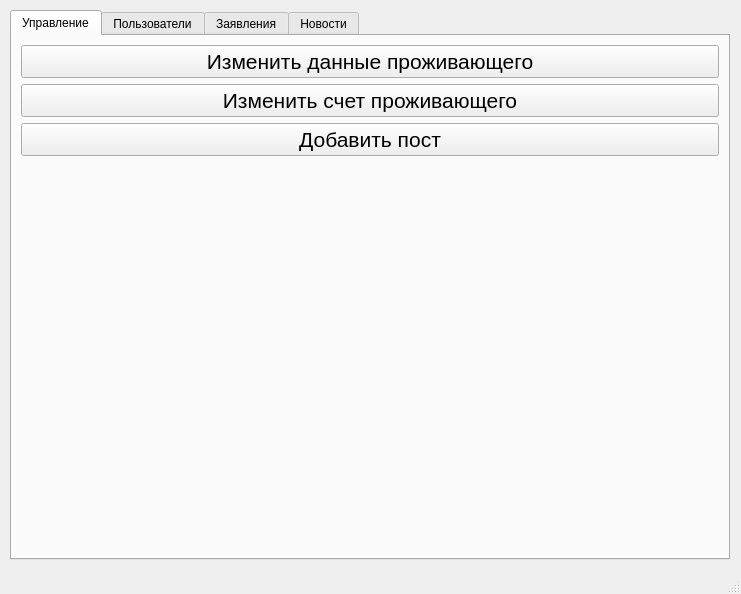
<?xml version="1.0" encoding="UTF-8"?>
<ui version="4.0">
 <class>MainWindow</class>
 <widget class="QMainWindow" name="MainWindow">
  <property name="geometry">
   <rect>
    <x>0</x>
    <y>0</y>
    <width>741</width>
    <height>594</height>
   </rect>
  </property>
  <property name="windowTitle">
   <string>MainWindow</string>
  </property>
  <widget class="QWidget" name="centralwidget">
   <widget class="QTabWidget" name="tabWidget">
    <property name="geometry">
     <rect>
      <x>10</x>
      <y>10</y>
      <width>720</width>
      <height>550</height>
     </rect>
    </property>
    <property name="sizePolicy">
     <sizepolicy hsizetype="Minimum" vsizetype="Expanding">
      <horstretch>0</horstretch>
      <verstretch>0</verstretch>
     </sizepolicy>
    </property>
    <property name="currentIndex">
     <number>0</number>
    </property>
    <widget class="QWidget" name="tab">
     <attribute name="title">
      <string>Управление</string>
     </attribute>
     <layout class="QVBoxLayout" name="verticalLayout_2">
      <item>
       <widget class="QPushButton" name="changedata">
        <property name="font">
         <font>
          <pointsize>16</pointsize>
         </font>
        </property>
        <property name="text">
         <string>Изменить данные проживающего</string>
        </property>
        <property name="iconSize">
         <size>
          <width>16</width>
          <height>16</height>
         </size>
        </property>
       </widget>
      </item>
      <item>
       <widget class="QPushButton" name="changesumma">
        <property name="font">
         <font>
          <pointsize>16</pointsize>
         </font>
        </property>
        <property name="text">
         <string>Изменить счет проживающего</string>
        </property>
       </widget>
      </item>
      <item>
       <widget class="QPushButton" name="addpost">
        <property name="enabled">
         <bool>true</bool>
        </property>
        <property name="sizePolicy">
         <sizepolicy hsizetype="Minimum" vsizetype="Maximum">
          <horstretch>0</horstretch>
          <verstretch>0</verstretch>
         </sizepolicy>
        </property>
        <property name="font">
         <font>
          <pointsize>16</pointsize>
         </font>
        </property>
        <property name="text">
         <string>Добавить пост</string>
        </property>
       </widget>
      </item>
      <item>
       <spacer name="verticalSpacer">
        <property name="orientation">
         <enum>Qt::Orientation::Vertical</enum>
        </property>
        <property name="sizeHint" stdset="0">
         <size>
          <width>20</width>
          <height>40</height>
         </size>
        </property>
       </spacer>
      </item>
     </layout>
    </widget>
    <widget class="QWidget" name="tab_2">
     <attribute name="title">
      <string>Пользователи</string>
     </attribute>
     <layout class="QVBoxLayout" name="verticalLayout_3">
      <item>
       <widget class="QTableView" name="tableView"/>
      </item>
      <item>
       <widget class="QPushButton" name="addUserBtn">
        <property name="text">
         <string>Добавить пользователя</string>
        </property>
       </widget>
      </item>
     </layout>
    </widget>
    <widget class="QWidget" name="tab_3">
     <attribute name="title">
      <string>Заявления</string>
     </attribute>
     <layout class="QVBoxLayout" name="verticalLayout_4">
      <item>
       <widget class="QListWidget" name="bigElementsList">
        <property name="sizePolicy">
         <sizepolicy hsizetype="Preferred" vsizetype="Expanding">
          <horstretch>0</horstretch>
          <verstretch>0</verstretch>
         </sizepolicy>
        </property>
       </widget>
      </item>
     </layout>
    </widget>
    <widget class="QWidget" name="tab_4">
     <attribute name="title">
      <string>Новости</string>
     </attribute>
     <layout class="QVBoxLayout" name="verticalLayout_5">
      <item>
       <widget class="QListWidget" name="notesList"/>
      </item>
     </layout>
    </widget>
   </widget>
  </widget>
  <widget class="QStatusBar" name="statusbar"/>
 </widget>
 <resources/>
 <connections/>
</ui>
